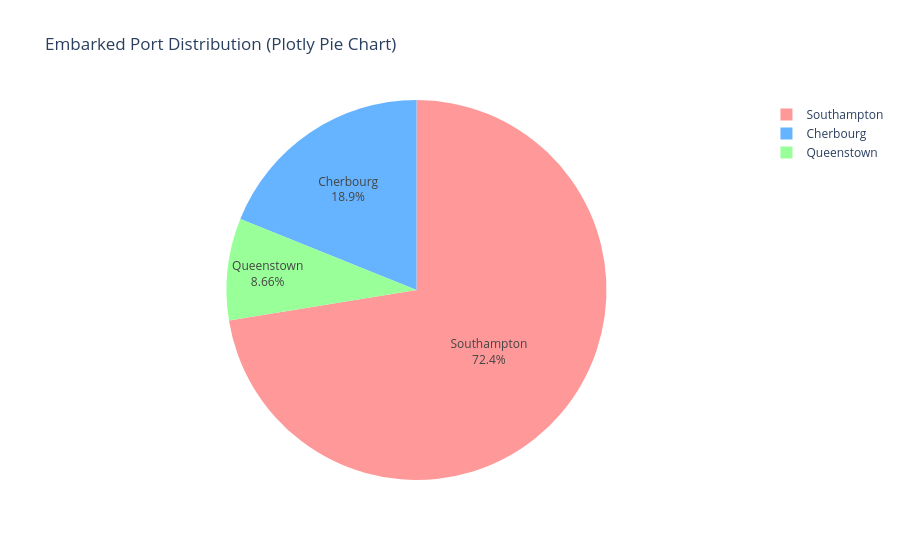

The code cell stored with this chart in its notebook:
### Code cell
import plotly.express as px

embarked_counts = data["Embarked"].value_counts().sort_index()
embarked_labels = embarked_counts.index.map({'C': 'Cherbourg', 'Q': 'Queenstown', 'S': 'Southampton'})

fig = px.pie(
    names=embarked_labels,
    values=embarked_counts.values,
    title="Embarked Port Distribution (Plotly Pie Chart)",
    color=embarked_labels,
    color_discrete_map={'Cherbourg': '#66b3ff', 'Queenstown': '#99ff99', 'Southampton': '#ff9999'}
)
fig.update_traces(textinfo='percent+label')
fig.show()

### Figure 1 — Plotly figure (JSON) as saved in the notebook; plotly's stock layout.template omitted (floating-point values rounded to 4 significant figures)
{"data": [{"customdata": [["Cherbourg"], ["Queenstown"], ["Southampton"]], "domain": {"x": [0, 1], "y": [0, 1]}, "hovertemplate": "label=%{label}<br>value=%{value}<br>color=%{customdata[0]}<extra></extra>", "labels": ["Cherbourg", "Queenstown", "Southampton"], "legendgroup": "", "marker": {"colors": ["#66b3ff", "#99ff99", "#ff9999"]}, "name": "", "showlegend": true, "textinfo": "percent+label", "type": "pie", "values": [168, 77, 644]}], "layout": {"legend": {"tracegroupgap": 0}, "title": {"text": "Embarked Port Distribution (Plotly Pie Chart)"}}}
